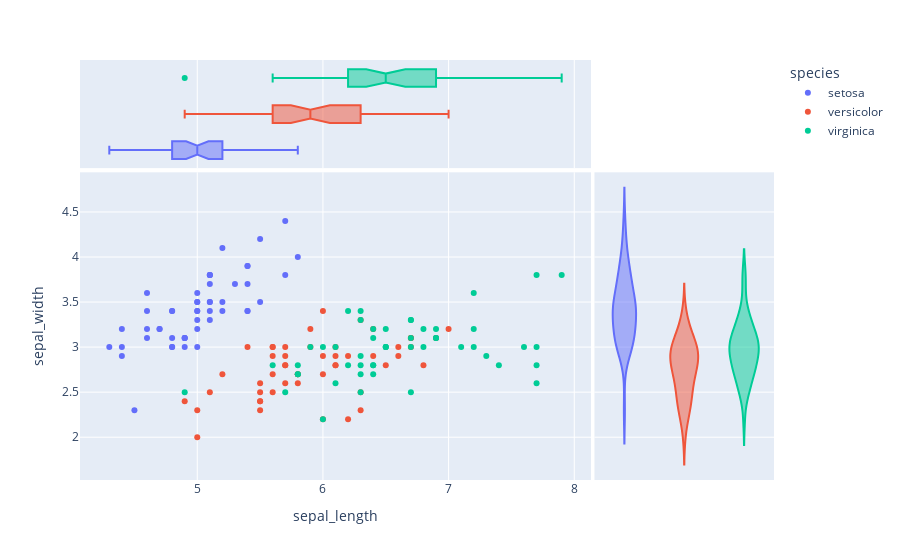

Notebook source saved alongside this figure:
### Code cell
px.scatter(iris,x='sepal_length',y='sepal_width',
           color='species',marginal_y='violin',
           marginal_x='box')

### Figure 1 — Plotly figure (JSON) as saved in the notebook; plotly's stock layout.template omitted (floating-point values rounded to 4 significant figures)
{"data": [{"hovertemplate": "species=setosa<br>sepal_length=%{x}<br>sepal_width=%{y}<extra></extra>", "legendgroup": "setosa", "marker": {"color": "#636efa", "symbol": "circle"}, "mode": "markers", "name": "setosa", "orientation": "v", "showlegend": true, "type": "scatter", "x": [5.1, 4.9, 4.7, 4.6, 5, 5.4, 4.6, 5, 4.4, 4.9, 5.4, 4.8, 4.8, 4.3, 5.8, 5.7, 5.4, 5.1, 5.7, 5.1, 5.4, 5.1, 4.6, 5.1, 4.8, 5, 5, 5.2, 5.2, 4.7, 4.8, 5.4, 5.2, 5.5, 4.9, 5, 5.5, 4.9, 4.4, 5.1, 5, 4.5, 4.4, 5, 5.1, 4.8, 5.1, 4.6, 5.3, 5], "xaxis": "x", "y": [3.5, 3, 3.2, 3.1, 3.6, 3.9, 3.4, 3.4, 2.9, 3.1, 3.7, 3.4, 3, 3, 4, 4.4, 3.9, 3.5, 3.8, 3.8, 3.4, 3.7, 3.6, 3.3, 3.4, 3, 3.4, 3.5, 3.4, 3.2, 3.1, 3.4, 4.1, 4.2, 3.1, 3.2, 3.5, 3.1, 3, 3.4, 3.5, 2.3, 3.2, 3.5, 3.8, 3, 3.8, 3.2, 3.7, 3.3], "yaxis": "y"}, {"alignmentgroup": "True", "hovertemplate": "species=setosa<br>sepal_length=%{x}<extra></extra>", "legendgroup": "setosa", "marker": {"color": "#636efa", "symbol": "circle"}, "name": "setosa", "notched": true, "offsetgroup": "setosa", "showlegend": false, "type": "box", "x": [5.1, 4.9, 4.7, 4.6, 5, 5.4, 4.6, 5, 4.4, 4.9, 5.4, 4.8, 4.8, 4.3, 5.8, 5.7, 5.4, 5.1, 5.7, 5.1, 5.4, 5.1, 4.6, 5.1, 4.8, 5, 5, 5.2, 5.2, 4.7, 4.8, 5.4, 5.2, 5.5, 4.9, 5, 5.5, 4.9, 4.4, 5.1, 5, 4.5, 4.4, 5, 5.1, 4.8, 5.1, 4.6, 5.3, 5], "xaxis": "x3", "yaxis": "y3"}, {"alignmentgroup": "True", "hovertemplate": "species=setosa<br>sepal_width=%{y}<extra></extra>", "legendgroup": "setosa", "marker": {"color": "#636efa", "symbol": "circle"}, "name": "setosa", "offsetgroup": "setosa", "scalegroup": "y", "showlegend": false, "type": "violin", "xaxis": "x2", "y": [3.5, 3, 3.2, 3.1, 3.6, 3.9, 3.4, 3.4, 2.9, 3.1, 3.7, 3.4, 3, 3, 4, 4.4, 3.9, 3.5, 3.8, 3.8, 3.4, 3.7, 3.6, 3.3, 3.4, 3, 3.4, 3.5, 3.4, 3.2, 3.1, 3.4, 4.1, 4.2, 3.1, 3.2, 3.5, 3.1, 3, 3.4, 3.5, 2.3, 3.2, 3.5, 3.8, 3, 3.8, 3.2, 3.7, 3.3], "yaxis": "y2"}, {"hovertemplate": "species=versicolor<br>sepal_length=%{x}<br>sepal_width=%{y}<extra></extra>", "legendgroup": "versicolor", "marker": {"color": "#EF553B", "symbol": "circle"}, "mode": "markers", "name": "versicolor", "orientation": "v", "showlegend": true, "type": "scatter", "x": [7, 6.4, 6.9, 5.5, 6.5, 5.7, 6.3, 4.9, 6.6, 5.2, 5, 5.9, 6, 6.1, 5.6, 6.7, 5.6, 5.8, 6.2, 5.6, 5.9, 6.1, 6.3, 6.1, 6.4, 6.6, 6.8, 6.7, 6, 5.7, 5.5, 5.5, 5.8, 6, 5.4, 6, 6.7, 6.3, 5.6, 5.5, 5.5, 6.1, 5.8, 5, 5.6, 5.7, 5.7, 6.2, 5.1, 5.7], "xaxis": "x", "y": [3.2, 3.2, 3.1, 2.3, 2.8, 2.8, 3.3, 2.4, 2.9, 2.7, 2, 3, 2.2, 2.9, 2.9, 3.1, 3, 2.7, 2.2, 2.5, 3.2, 2.8, 2.5, 2.8, 2.9, 3, 2.8, 3, 2.9, 2.6, 2.4, 2.4, 2.7, 2.7, 3, 3.4, 3.1, 2.3, 3, 2.5, 2.6, 3, 2.6, 2.3, 2.7, 3, 2.9, 2.9, 2.5, 2.8], "yaxis": "y"}, {"alignmentgroup": "True", "hovertemplate": "species=versicolor<br>sepal_length=%{x}<extra></extra>", "legendgroup": "versicolor", "marker": {"color": "#EF553B", "symbol": "circle"}, "name": "versicolor", "notched": true, "offsetgroup": "versicolor", "showlegend": false, "type": "box", "x": [7, 6.4, 6.9, 5.5, 6.5, 5.7, 6.3, 4.9, 6.6, 5.2, 5, 5.9, 6, 6.1, 5.6, 6.7, 5.6, 5.8, 6.2, 5.6, 5.9, 6.1, 6.3, 6.1, 6.4, 6.6, 6.8, 6.7, 6, 5.7, 5.5, 5.5, 5.8, 6, 5.4, 6, 6.7, 6.3, 5.6, 5.5, 5.5, 6.1, 5.8, 5, 5.6, 5.7, 5.7, 6.2, 5.1, 5.7], "xaxis": "x3", "yaxis": "y3"}, {"alignmentgroup": "True", "hovertemplate": "species=versicolor<br>sepal_width=%{y}<extra></extra>", "legendgroup": "versicolor", "marker": {"color": "#EF553B", "symbol": "circle"}, "name": "versicolor", "offsetgroup": "versicolor", "scalegroup": "y", "showlegend": false, "type": "violin", "xaxis": "x2", "y": [3.2, 3.2, 3.1, 2.3, 2.8, 2.8, 3.3, 2.4, 2.9, 2.7, 2, 3, 2.2, 2.9, 2.9, 3.1, 3, 2.7, 2.2, 2.5, 3.2, 2.8, 2.5, 2.8, 2.9, 3, 2.8, 3, 2.9, 2.6, 2.4, 2.4, 2.7, 2.7, 3, 3.4, 3.1, 2.3, 3, 2.5, 2.6, 3, 2.6, 2.3, 2.7, 3, 2.9, 2.9, 2.5, 2.8], "yaxis": "y2"}, {"hovertemplate": "species=virginica<br>sepal_length=%{x}<br>sepal_width=%{y}<extra></extra>", "legendgroup": "virginica", "marker": {"color": "#00cc96", "symbol": "circle"}, "mode": "markers", "name": "virginica", "orientation": "v", "showlegend": true, "type": "scatter", "x": [6.3, 5.8, 7.1, 6.3, 6.5, 7.6, 4.9, 7.3, 6.7, 7.2, 6.5, 6.4, 6.8, 5.7, 5.8, 6.4, 6.5, 7.7, 7.7, 6, 6.9, 5.6, 7.7, 6.3, 6.7, 7.2, 6.2, 6.1, 6.4, 7.2, 7.4, 7.9, 6.4, 6.3, 6.1, 7.7, 6.3, 6.4, 6, 6.9, 6.7, 6.9, 5.8, 6.8, 6.7, 6.7, 6.3, 6.5, 6.2, 5.9], "xaxis": "x", "y": [3.3, 2.7, 3, 2.9, 3, 3, 2.5, 2.9, 2.5, 3.6, 3.2, 2.7, 3, 2.5, 2.8, 3.2, 3, 3.8, 2.6, 2.2, 3.2, 2.8, 2.8, 2.7, 3.3, 3.2, 2.8, 3, 2.8, 3, 2.8, 3.8, 2.8, 2.8, 2.6, 3, 3.4, 3.1, 3, 3.1, 3.1, 3.1, 2.7, 3.2, 3.3, 3, 2.5, 3, 3.4, 3], "yaxis": "y"}, {"alignmentgroup": "True", "hovertemplate": "species=virginica<br>sepal_length=%{x}<extra></extra>", "legendgroup": "virginica", "marker": {"color": "#00cc96", "symbol": "circle"}, "name": "virginica", "notched": true, "offsetgroup": "virginica", "showlegend": false, "type": "box", "x": [6.3, 5.8, 7.1, 6.3, 6.5, 7.6, 4.9, 7.3, 6.7, 7.2, 6.5, 6.4, 6.8, 5.7, 5.8, 6.4, 6.5, 7.7, 7.7, 6, 6.9, 5.6, 7.7, 6.3, 6.7, 7.2, 6.2, 6.1, 6.4, 7.2, 7.4, 7.9, 6.4, 6.3, 6.1, 7.7, 6.3, 6.4, 6, 6.9, 6.7, 6.9, 5.8, 6.8, 6.7, 6.7, 6.3, 6.5, 6.2, 5.9], "xaxis": "x3", "yaxis": "y3"}, {"alignmentgroup": "True", "hovertemplate": "species=virginica<br>sepal_width=%{y}<extra></extra>", "legendgroup": "virginica", "marker": {"color": "#00cc96", "symbol": "circle"}, "name": "virginica", "offsetgroup": "virginica", "scalegroup": "y", "showlegend": false, "type": "violin", "xaxis": "x2", "y": [3.3, 2.7, 3, 2.9, 3, 3, 2.5, 2.9, 2.5, 3.6, 3.2, 2.7, 3, 2.5, 2.8, 3.2, 3, 3.8, 2.6, 2.2, 3.2, 2.8, 2.8, 2.7, 3.3, 3.2, 2.8, 3, 2.8, 3, 2.8, 3.8, 2.8, 2.8, 2.6, 3, 3.4, 3.1, 3, 3.1, 3.1, 3.1, 2.7, 3.2, 3.3, 3, 2.5, 3, 3.4, 3], "yaxis": "y2"}], "layout": {"legend": {"title": {"text": "species"}, "tracegroupgap": 0}, "margin": {"t": 60}, "xaxis": {"anchor": "y", "domain": [0, 0.7363], "title": {"text": "sepal_length"}}, "xaxis2": {"anchor": "y2", "domain": [0.7413, 1], "matches": "x2", "showgrid": false, "showline": false, "showticklabels": false, "ticks": ""}, "xaxis3": {"anchor": "y3", "domain": [0, 0.7363], "matches": "x", "showgrid": true, "showticklabels": false}, "xaxis4": {"anchor": "y4", "domain": [0.7413, 1], "matches": "x2", "showgrid": false, "showline": false, "showticklabels": false, "ticks": ""}, "yaxis": {"anchor": "x", "domain": [0, 0.7326], "title": {"text": "sepal_width"}}, "yaxis2": {"anchor": "x2", "domain": [0, 0.7326], "matches": "y", "showgrid": true, "showticklabels": false}, "yaxis3": {"anchor": "x3", "domain": [0.7426, 1], "matches": "y3", "showgrid": false, "showline": false, "showticklabels": false, "ticks": ""}, "yaxis4": {"anchor": "x4", "domain": [0.7426, 1], "matches": "y3", "showgrid": true, "showline": false, "showticklabels": false, "ticks": ""}}}
